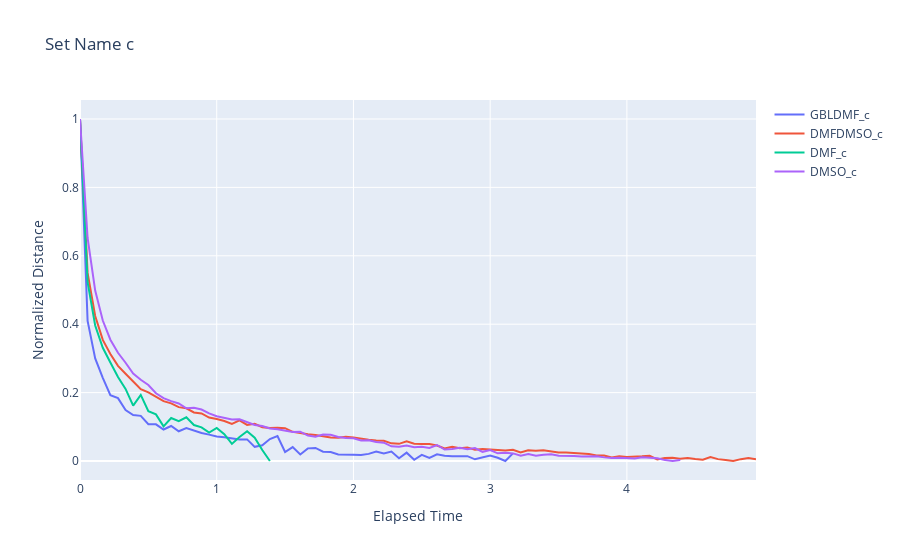

The notebook cell this image was saved under:
### Code cell
import plotly.graph_objects as go
data = []
set_name = 'c'
for solvent in dfs[set_name]:
    df = dfs[set_name][solvent]
    data.append(go.Scatter(x=df['elapsed hours'], y=df['normed_dist'], name=f'{solvent}_{set_name}'))
fig = go.Figure(data=data)
fig.update_layout(
    title=f"Set Name {set_name}",
    xaxis_title="Elapsed Time",
    yaxis_title="Normalized Distance",)
fig.show()
